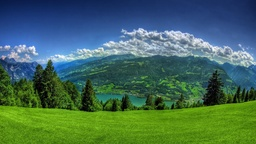
#> input picture solved tasks/beautiful-natural-image-1844362_1280.jpg, 256 x 144 px, shrunk from 1280 x 720 before the run, found by its file name
$ python 'session 2 exercise for camera.py'
#> lines starting #> are read from the running program, lines starting #| are printed output that depends on the picture; after the words box and inside, x2 and y2 are one past the last pixel; in counts of white or black regions, pixels touching at a corner belong together
import cv2 as cv
import numpy as np
import matplotlib.pyplot as plt
import time
import sys


# Load image
path = r"C:\Users\ASUS\OneDrive\Desktop\skyexperts tasks\task 1\beautiful-natural-image-1844362_1280.jpg"

img = cv.imread(path, cv.IMREAD_GRAYSCALE)
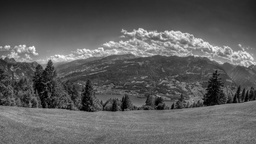
#> img: shape (144, 256); min 0, max 252, mean 93

if img is None:
    print("Error: Could not read the image.")
    sys.exit()


# Add salt and pepper noise
def add_salt_pepper_noise(image, density=0.05):

    noisy = image.copy()
    height, width = image.shape

    num_pixels = int(density * height * width)

    num_salt = num_pixels // 2
    num_pepper = num_pixels - num_salt

    # Salt
    y = np.random.randint(0, height, num_salt)
    x = np.random.randint(0, width, num_salt)
    noisy[y, x] = 255

    # Pepper
    y = np.random.randint(0, height, num_pepper)
    x = np.random.randint(0, width, num_pepper)
    noisy[y, x] = 0

    return noisy


# Adaptive Median Filter
def adaptive_median_filter(image, max_size=7):

    output = image.copy()

    max_pad = max_size // 2

    padded = cv.copyMakeBorder(
        image,
        max_pad,
        max_pad,
        max_pad,
        max_pad,
        cv.BORDER_REFLECT
    )

    height, width = image.shape

    for i in range(height):
        for j in range(width):

            window_size = 3

            while window_size <= max_size:

                half = window_size // 2

                center_y = i + max_pad
                center_x = j + max_pad

                window = padded[
                    center_y-half:center_y+half+1,
                    center_x-half:center_x+half+1
                ]

                z_min = np.min(window)
                z_max = np.max(window)
                z_med = np.median(window)
                z_xy = image[i, j]

                # Stage A
                if z_min < z_med < z_max:

                    # Stage B
                    if z_min < z_xy < z_max:
                        output[i, j] = z_xy
                    else:
                        output[i, j] = z_med

                    break

                else:
                    window_size += 2

                    if window_size > max_size:
                        output[i, j] = z_med

    return output


# Add noise
noisy_img = add_salt_pepper_noise(img, density=0.05)
#> in add_salt_pepper_noise, `noisy[y, x] = 0`:
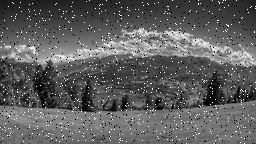
#> noisy: shape (144, 256); min 0, max 255, mean 94.7


# ---------------------------------
# Standard Median Filter timing
# ---------------------------------

start_time = time.time()

standard_result = cv.medianBlur(noisy_img, 5)
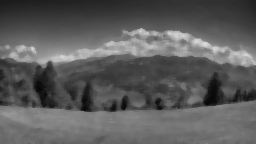
#> standard_result: shape (144, 256); min 7, max 219, mean 92.4

standard_time = time.time() - start_time


# ---------------------------------
# Adaptive Median Filter timing
# ---------------------------------

start_time = time.time()

adaptive_result = adaptive_median_filter(
    noisy_img,
    max_size=7
)
#> in adaptive_median_filter, `padded = cv.copyMakeBorder( image, max_pad, max_pad, max_pad, max_pad,..`:
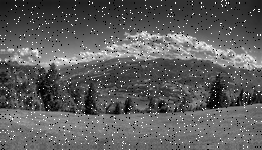
#> padded: shape (150, 262); min 0, max 255, mean 93.6
#> after the loop in adaptive_median_filter, `for i in range(height):`:
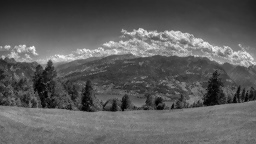
#> output: shape (144, 256); 15.19% of pixels changed, all inside (x1, y1, x2, y2) = (0, 0, 256, 144)

adaptive_time = time.time() - start_time


# Print execution times
print("Standard Median Filter Time:",
      round(standard_time, 4), "seconds")

print("Adaptive Median Filter Time:",
      round(adaptive_time, 4), "seconds")

print("Adaptive / Standard Time Ratio:",
      round(adaptive_time / standard_time, 2))


# Display results
plt.figure(figsize=(15, 5))

plt.subplot(1, 3, 1)
plt.imshow(noisy_img, cmap="gray")
plt.title("Noisy Image")
plt.axis("off")

plt.subplot(1, 3, 2)
plt.imshow(standard_result, cmap="gray")
plt.title(
    f"Standard Median\n{standard_time:.4f} s"
)
plt.axis("off")

plt.subplot(1, 3, 3)
plt.imshow(adaptive_result, cmap="gray")
plt.title(
    f"Adaptive Median\n{adaptive_time:.4f} s"
)
plt.axis("off")

plt.tight_layout()
plt.show()

$ run again, with solved tasks/images.jpg copied over solved tasks/beautiful-natural-image-1844362_1280.jpg
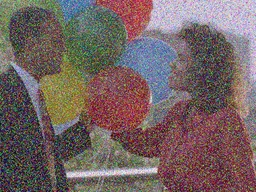
#> input picture solved tasks/images.jpg, 256 x 192 px, shrunk from 516 x 387 before the run, found by its file name
#> in adaptive_median_filter, `padded = cv.copyMakeBorder( image, max_pad, max_pad, max_pad, max_pad,..`:
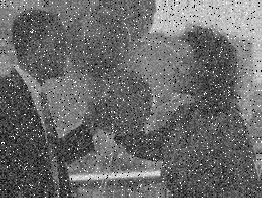
#> padded: shape (198, 262); min 0, max 255, mean 106.3
#> after the loop in adaptive_median_filter, `for i in range(height):`:
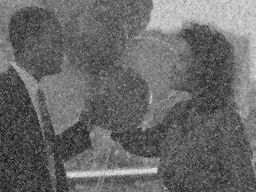
#> output: shape (192, 256); min 11, max 233, mean 104.2
